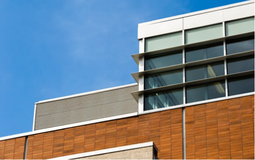
#> input picture images/img_validation.png, 255 x 160 px, shrunk from 612 x 384 before the run
$ python run_harris_experiments.py   (older library calls are emulated)
#> lines starting #> are read from the running program, lines starting #| are printed output that depends on the picture; after the words box and inside, x2 and y2 are one past the last pixel; in counts of white or black regions, pixels touching at a corner belong together
### harris_core.py
"""
harris_core.py

Core functions and helpers for Harris corner detection demo (INF792).

This module provides:
- image loading and preprocessing
- gradient computation
- structure tensor components
- Harris response computation
- corner detection
- overlay and visualization helpers
"""

from __future__ import annotations

from typing import Tuple

import cv2
import matplotlib.pyplot as plt
import numpy as np


# =========================
# Visualization helpers
# =========================
# [38 lines left out: functions show_image, show_side_by_side, not called in this run]


# =========================
# Core Harris pipeline
# =========================
def load_and_preprocess_image(
    path: str,
    sigma: float = 1.0,
) -> Tuple[np.ndarray, np.ndarray]:
    """
    Load a BGR image with OpenCV, convert to grayscale and apply Gaussian blur.

    Args:
        path: path to the input image.
        sigma: standard deviation of the Gaussian blur.

    Returns:
        image_rgb: original image in RGB format (for visualization).
        image_blur: grayscale blurred image in [0, 1].
    """
#> called with path = 'images/img_validation.png', sigma = 0.5
    image_bgr = cv2.imread(path)
#> image_bgr is the input picture: shape (160, 255, 3); mean B, G, R 142.1, 132.9, 121.6
    if image_bgr is None:
        raise FileNotFoundError(f"Image not found: {path}")

    image_rgb = cv2.cvtColor(image_bgr, cv2.COLOR_BGR2RGB)

    image_gray = cv2.cvtColor(image_bgr, cv2.COLOR_BGR2GRAY)
    image_gray = image_gray.astype(np.float32) / 255.0

    image_blur = cv2.GaussianBlur(
        image_gray,
        (0, 0),
        sigmaX=sigma,
        sigmaY=sigma,
    )

    return image_rgb, image_blur


def compute_image_gradients(
    image: np.ndarray
) -> Tuple[np.ndarray, np.ndarray]:
    """
    Compute image gradients Ix and Iy using Sobel filters.

    Args:
        image: grayscale image in [0, 1].

    Returns:
        ix: horizontal gradient.
        iy: vertical gradient.
    """
    ix = cv2.Sobel(image, cv2.CV_32F, 1, 0, ksize=3)
    iy = cv2.Sobel(image, cv2.CV_32F, 0, 1, ksize=3)
    return ix, iy


def compute_structure_tensor(
    ix: np.ndarray,
    iy: np.ndarray,
    window_sigma: float = 1.5,
) -> Tuple[np.ndarray, np.ndarray, np.ndarray]:
    """
    Compute smoothed structure tensor components from image gradients.

    Args:
        ix: horizontal gradient.
        iy: vertical gradient.
        window_sigma: standard deviation for Gaussian smoothing.

    Returns:
        s_ix2: smoothed Ix^2.
        s_iy2: smoothed Iy^2.
        s_ixy: smoothed Ix * Iy.
    """
#> called with window_sigma = 1
    ix2 = ix * ix
    iy2 = iy * iy
    ixy = ix * iy

    s_ix2 = cv2.GaussianBlur(
        ix2, (0, 0), sigmaX=window_sigma, sigmaY=window_sigma
    )
    s_iy2 = cv2.GaussianBlur(
        iy2, (0, 0), sigmaX=window_sigma, sigmaY=window_sigma
    )
    s_ixy = cv2.GaussianBlur(
        ixy, (0, 0), sigmaX=window_sigma, sigmaY=window_sigma
    )

    return s_ix2, s_iy2, s_ixy


def compute_harris_response(
    s_ix2: np.ndarray,
    s_iy2: np.ndarray,
    s_ixy: np.ndarray,
    k: float = 0.04,
) -> np.ndarray:
    """
    Compute Harris response R for each pixel.

    Args:
        s_ix2: smoothed Ix^2.
        s_iy2: smoothed Iy^2.
        s_ixy: smoothed Ix * Iy.
        k: Harris parameter (typically in [0.04, 0.06]).

    Returns:
        r: Harris response map.
    """
#> called with k = 0.02
    det_m = s_ix2 * s_iy2 - s_ixy * s_ixy
    trace_m = s_ix2 + s_iy2
    r = det_m - k * (trace_m**2)
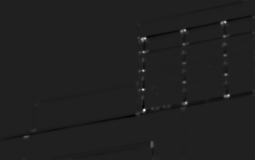
#> r: shape (160, 255) float32; min -0.656, max 4.56, mean 0.00271; drawn with min black and max white
    return r


def detect_corners(
    r: np.ndarray,
    threshold_ratio: float = 0.01,
) -> np.ndarray:
    """
    Detect corners using thresholding and non-maximum suppression.

    Args:
        r: Harris response map.
        threshold_ratio: ratio of max(R_normalized) used as threshold.

    Returns:
        final_mask: binary mask where 1 indicates a detected corner.
    """
    r_norm = cv2.normalize(r, None, 0, 1, cv2.NORM_MINMAX)
    threshold = threshold_ratio * r_norm.max()

    corner_mask = (r_norm > threshold).astype(np.uint8)

    r_dilated = cv2.dilate(r_norm, np.ones((3, 3), np.uint8))
    nms_mask = (r_norm == r_dilated).astype(np.uint8)

    final_mask = corner_mask * nms_mask
    return final_mask


def overlay_corners_on_image(
    image_rgb: np.ndarray,
    corner_mask: np.ndarray,
    marker_color: tuple[int, int, int] = (255, 0, 0),
    marker_size: int = 3,
) -> np.ndarray:
    """
    Overlay detected corners on top of the original RGB image.

    Args:
        image_rgb: original RGB image.
        corner_mask: binary mask with 1 at corner locations.
        marker_color: color of the markers (RGB).
        marker_size: radius of the marker.

    Returns:
        overlay: image copy with corner markers drawn.
    """
    overlay = image_rgb.copy()
    ys, xs = np.where(corner_mask > 0)

    for x, y in zip(xs, ys):
        cv2.circle(
            overlay, (int(x), int(y)), marker_size, marker_color, thickness=3
        )

    return overlay


# =========================
# Visualization of internals
# =========================
# [71 lines left out: functions show_gradients, show_structure_tensor_components, show_harris_response, not called in this run]

### run_harris_experiments.py
"""
run_harris_experiments.py

Run Harris corner detection experiments varying:
- threshold_ratio
- k parameter
- Gaussian sigma of the structure tensor

This script is meant to show only the final results (figures),
without step-by-step explanations.
"""

from __future__ import annotations

import os
from typing import List

import matplotlib.pyplot as plt
import numpy as np

from harris_core import (
    load_and_preprocess_image,
    compute_image_gradients,
    compute_structure_tensor,
    compute_harris_response,
    detect_corners,
    overlay_corners_on_image,
)


def ensure_output_dir(path: str = "outputs") -> str:
    """Create an output directory if it does not exist."""
    os.makedirs(path, exist_ok=True)
    return path


def run_threshold_experiments(
    image_rgb: np.ndarray,
    gray_blur: np.ndarray,
    ix: np.ndarray,
    iy: np.ndarray,
    s_ix2: np.ndarray,
    s_iy2: np.ndarray,
    s_ixy: np.ndarray,
    output_dir: str,
) -> None:
    """Experiment: effect of different threshold ratios."""
    threshold_values: List[float] = [0.05, 0.1, 0.14, 0.20]

    r = compute_harris_response(s_ix2, s_iy2, s_ixy, k=0.02)

    plt.figure(figsize=(12, 8))
    for idx, thr in enumerate(threshold_values, start=1):
        corner_mask = detect_corners(r, threshold_ratio=thr)
        overlay = overlay_corners_on_image(
            image_rgb, corner_mask, marker_color=(255, 0, 0), marker_size=3
        )

        plt.subplot(2, 2, idx)
        plt.imshow(overlay)
        plt.title(f"threshold_ratio = {thr}")
        plt.axis("off")
#> this loop made 4 passes
#> threshold in detect_corners on passes 1 to 4: 0.05, 0.1, 0.14, 0.2
#> pass 1, in detect_corners, `corner_mask = (r_norm > threshold).astype(np.uint8)`:
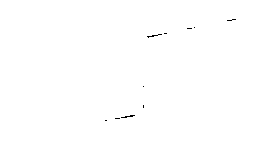
#> corner_mask: shape (160, 255); values 0 (black) and 1 (white), 99.8% white; black in thin lines or dots, all inside (x1, y1, x2, y2) = (105, 19, 236, 121)
#> pass 1, in detect_corners, `nms_mask = (r_norm == r_dilated).astype(np.uint8)`:
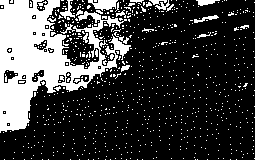
#> nms_mask: shape (160, 255); values 0 (black) and 1 (white), 24.2% white; 877 white regions (859 under 20 px), largest, box (x1, y1, x2, y2) and area: (0, 0, 131, 133) 7293, (88, 0, 118, 11) 205, (60, 0, 75, 19) 95

    plt.suptitle("Effect of threshold_ratio on Harris corners", fontsize=14)
    plt.tight_layout()

    filepath = os.path.join(output_dir, "experiment_thresholds.png")
    plt.savefig(filepath, dpi=200)
    plt.show()


def run_k_experiments(
    image_rgb: np.ndarray,
    gray_blur: np.ndarray,
    ix: np.ndarray,
    iy: np.ndarray,
    s_ix2: np.ndarray,
    s_iy2: np.ndarray,
    s_ixy: np.ndarray,
    output_dir: str,
) -> None:
    """Experiment: effect of different k values."""
#> called with output_dir = 'outputs/img_validation.png'
    k_values: List[float] = [0.01, 0.02, 0.04, 0.08]

    plt.figure(figsize=(12, 8))
    for idx, k_val in enumerate(k_values, start=1):
        r_k = compute_harris_response(s_ix2, s_iy2, s_ixy, k=k_val)
        corner_mask = detect_corners(r_k, threshold_ratio=0.14)
        overlay = overlay_corners_on_image(
            image_rgb, corner_mask, marker_color=(255, 0, 0), marker_size=3
        )

        plt.subplot(2, 2, idx)
        plt.imshow(overlay)
        plt.title(f"k = {k_val}")
        plt.axis("off")
#> this loop made 4 passes
#> pass 1, in detect_corners (call 5), `corner_mask = (r_norm > threshold).astype(np.uint8)`:
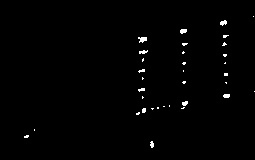
#> corner_mask: shape (160, 255); values 0 (black) and 1 (white), 0.95% white in thin lines or dots, all inside (x1, y1, x2, y2) = (24, 16, 255, 148)
#> after the loop:
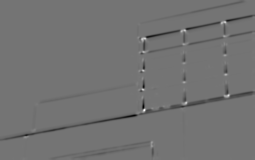
#> r_k: shape (160, 255) float32; min -2.74, max 3.24, mean -0.0418; drawn with min black and max white

    plt.suptitle("Effect of k on Harris corners", fontsize=14)
    plt.tight_layout()

    filepath = os.path.join(output_dir, "experiment_k_values.png")
    plt.savefig(filepath, dpi=200)
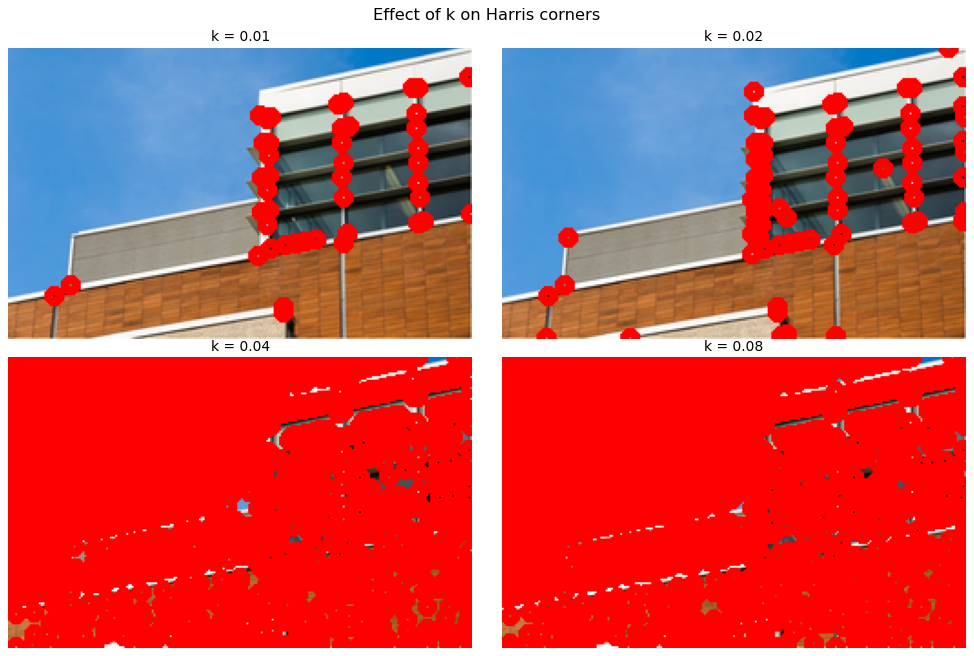
#> figure drawn by matplotlib, 4 panels
    plt.show()


def run_sigma_experiments(
    image_rgb: np.ndarray,
    gray_blur: np.ndarray,
    ix: np.ndarray,
    iy: np.ndarray,
    output_dir: str,
) -> None:
    """Experiment: effect of different Gaussian sigmas."""
#> called with output_dir = 'outputs/img_validation.png'
    sigma_values: List[float] = [0.5, 1.0, 2.0, 3.0]

    plt.figure(figsize=(12, 8))
    for idx, sigma_val in enumerate(sigma_values, start=1):
        s_ix2, s_iy2, s_ixy = compute_structure_tensor(
            ix, iy, window_sigma=sigma_val
        )
        r_sigma = compute_harris_response(s_ix2, s_iy2, s_ixy, k=0.02)
        corner_mask = detect_corners(r_sigma, threshold_ratio=0.14)
        overlay = overlay_corners_on_image(
            image_rgb, corner_mask, marker_color=(255, 0, 0), marker_size=1
        )

        plt.subplot(2, 2, idx)
        plt.imshow(overlay)
        plt.title(f"window_sigma = {sigma_val}")
        plt.axis("off")

    plt.suptitle(
        "Effect of Gaussian sigma (structure tensor) on Harris corners",
        fontsize=14,
    )
    plt.tight_layout()

    filepath = os.path.join(output_dir, "experiment_sigmas.png")
    plt.savefig(filepath, dpi=200)
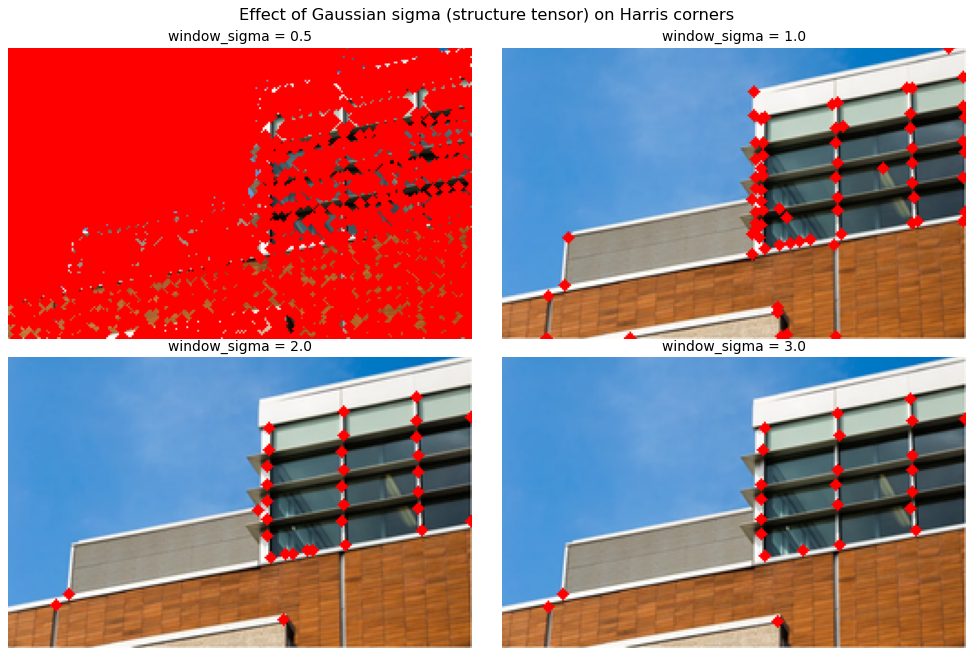
#> figure drawn by matplotlib, 4 panels
    plt.show()


def main(img_name: str) -> None:
    """Run all Harris experiments on a single test image."""
    output_dir = ensure_output_dir(os.path.join("outputs", img_name))

    image_path = os.path.join("images", img_name)
    image_rgb, gray_blur = load_and_preprocess_image(image_path, sigma=0.50)

    ix, iy = compute_image_gradients(gray_blur)
    s_ix2, s_iy2, s_ixy = compute_structure_tensor(ix, iy, window_sigma=1)

    run_threshold_experiments(
        image_rgb, gray_blur, ix, iy, s_ix2, s_iy2, s_ixy, output_dir
    )
    run_k_experiments(
        image_rgb, gray_blur, ix, iy, s_ix2, s_iy2, s_ixy, output_dir
    )
    run_sigma_experiments(image_rgb, gray_blur, ix, iy, output_dir)


if __name__ == "__main__":
    main(img_name="img_validation.png")
